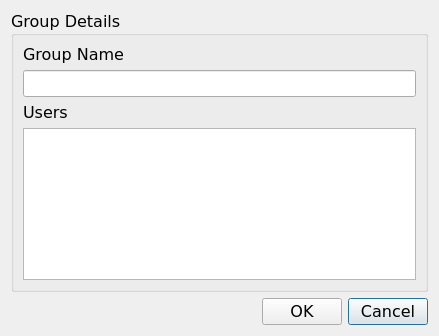
<?xml version="1.0" encoding="UTF-8"?>
<ui version="4.0">
 <class>Create_Group</class>
 <widget class="QDialog" name="Create_Group">
  <property name="geometry">
   <rect>
    <x>0</x>
    <y>0</y>
    <width>439</width>
    <height>336</height>
   </rect>
  </property>
  <property name="font">
   <font>
    <family>Verdana</family>
    <pointsize>12</pointsize>
   </font>
  </property>
  <property name="windowTitle">
   <string>Create Group</string>
  </property>
  <layout class="QGridLayout" name="gridLayout_2">
   <item row="1" column="2">
    <widget class="QPushButton" name="pushButton">
     <property name="text">
      <string>Cancel</string>
     </property>
    </widget>
   </item>
   <item row="0" column="0" colspan="3">
    <widget class="QGroupBox" name="groupBox">
     <property name="title">
      <string>Group Details</string>
     </property>
     <layout class="QGridLayout" name="gridLayout">
      <item row="0" column="0">
       <widget class="QLabel" name="label">
        <property name="text">
         <string>Group Name</string>
        </property>
       </widget>
      </item>
      <item row="1" column="0">
       <widget class="QLineEdit" name="lineEdit"/>
      </item>
      <item row="2" column="0">
       <widget class="QLabel" name="label_2">
        <property name="text">
         <string>Users</string>
        </property>
       </widget>
      </item>
      <item row="3" column="0">
       <widget class="QListWidget" name="listWidget">
        <property name="minimumSize">
         <size>
          <width>150</width>
          <height>0</height>
         </size>
        </property>
       </widget>
      </item>
     </layout>
    </widget>
   </item>
   <item row="1" column="0">
    <spacer name="horizontalSpacer">
     <property name="orientation">
      <enum>Qt::Orientation::Horizontal</enum>
     </property>
     <property name="sizeHint" stdset="0">
      <size>
       <width>208</width>
       <height>20</height>
      </size>
     </property>
    </spacer>
   </item>
   <item row="1" column="1">
    <widget class="QPushButton" name="pushButton_2">
     <property name="text">
      <string>OK</string>
     </property>
    </widget>
   </item>
  </layout>
 </widget>
 <resources/>
 <connections/>
</ui>
